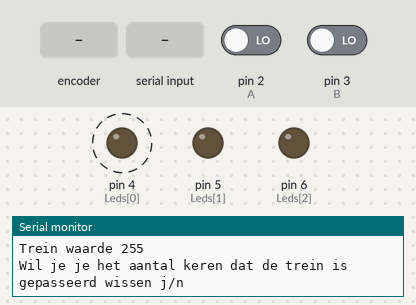
Recording of a sketch running on a simulated Arduino Uno, built with avr-gcc and run on an emulated ATmega328P. On the bench: output pins drawn as LEDs (lit = HIGH), the last lines printed to the serial monitor. Dashed ring = blinking. Inputs (shaded band) come from the test bench; at power-on: pin 2 (A) LOW, pin 3 (B) LOW. EEPROM starts erased.

Above: at 3.1 s.
3.2 s: rotary encoder on pin 2 (A) / pin 3 (B) turned 1 step (first pin leading)
At 6.8 s:
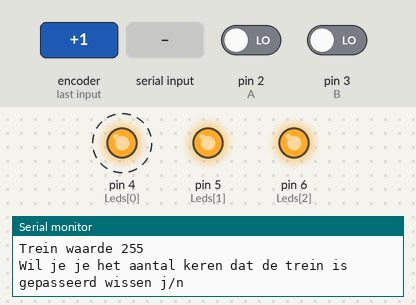
At 8.1 s:
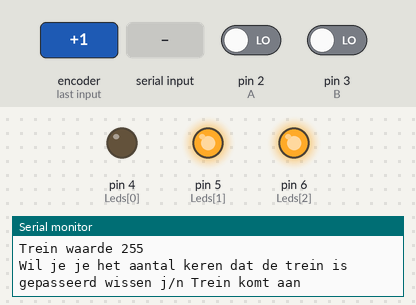
9.8 s: "j\n" received over Serial
At 15.4 s:
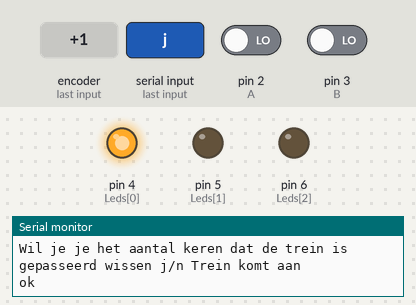
16.2 s: "1\n" received over Serial
Timing chart, 0 to 24.5 s (numbered marks = the images above; inputs shaded):
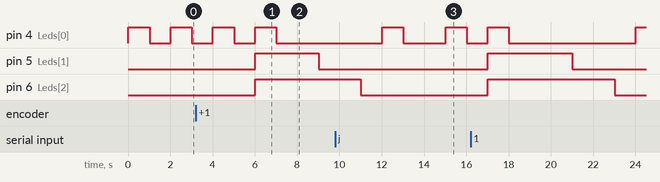

Measured:
- after the input at 3.2 s, pin 5 (Leds[1]): LOW → HIGH after 2.8 s, → LOW 3.0 s later; pin 6 (Leds[2]): LOW → HIGH after 2.8 s
- after the input at 9.8 s, pin 4 (Leds[0]): LOW → HIGH after 5.2 s, → LOW 1.0 s later; pin 5 (Leds[1]): stays LOW (without the input it goes to HIGH after 6.2 s)
- by itself, pin 4 (Leds[0]): alternates HIGH for 1.0 s and LOW for 1.0 s, 4 changes in all, then stays LOW

The sketch:

Arduinotest1_Nicholas_Osei.ino
```cpp
#include <EEPROM.h>

int A = 2;
int B = 3;
int Leds[] = {4, 5, 6};
int val, state, previous;
long tijd, debounce = 200;
int trein = 0;
bool aan;
int startTime = 0;
int endTime;

String vraag;

int address = 0;
void setup() {
  // put your setup code here, to run once:
  for (int i=0; i < 3; i++)
  {
    pinMode(Leds[i], OUTPUT);
  }
  attachInterrupt(digitalPinToInterrupt(A), Sensor1, RISING);
  attachInterrupt(digitalPinToInterrupt(B), Sensor2, RISING);

  trein = EEPROM.read(address);
  EEPROM.write(address, trein);
  Serial.begin(9600);
  Serial.print("Trein waarde ");
  Serial.println(trein);

  Serial.print("Wil je je het aantal keren dat de trein is gepasseerd wissen j/n ");


}

void loop() {
  // put your main code here, to run repeatedly:
  GroeneLed();
  endTime = millis();

  if (Serial.available() > 0)
  {
    vraag  = Serial.readStringUntil("/n");
    if (vraag == "j")
    {
      EEPROM.write(0, 0);
    }
    else
    {
      Serial.println("ok");
    }
  }
  if (aan == true && digitalRead(A) == HIGH)
  {

    if ((endTime - startTime) >= 5000)
    {
      Serial.println("Trein komt aan");
      trein++;
      EEPROM.write(address, trein);
      startTime = endTime;
    }
    val = digitalRead(A);
    Debounce();
    RodeLed();
    digitalWrite(Leds[0], LOW);
    aan = false;
    digitalRead(A) == LOW;


  }
  else if (aan == false  && digitalRead(B) == HIGH)
  {
    val = digitalRead(B);
    Debounce();
    GroeneLed();
    digitalWrite(Leds[1], HIGH);
    digitalWrite(Leds[2], HIGH);
    aan = true;
    digitalRead(B) == LOW;

  }


}

void Sensor1()
{
  aan = true;
}
void Sensor2()
{
  aan =  false;
}
void Debounce()
{
  if (val == LOW && previous == HIGH)
  {
    if ((debounce - millis() ) > tijd)
    {
      tijd = debounce ;
    }
  }
  previous = val;
}
void GroeneLed()
{
  digitalWrite(Leds[0], HIGH);
  delay(1000);
  digitalWrite(Leds[0], LOW);
  delay(1000);
}
void RodeLed()
{
  digitalWrite(Leds[1], HIGH);
  delay(1000);
  digitalWrite(Leds[1], LOW);
  delay(1000);
  digitalWrite(Leds[2], HIGH);
  delay(1000);
  digitalWrite(Leds[2], LOW);
  delay(1000);

}
```
